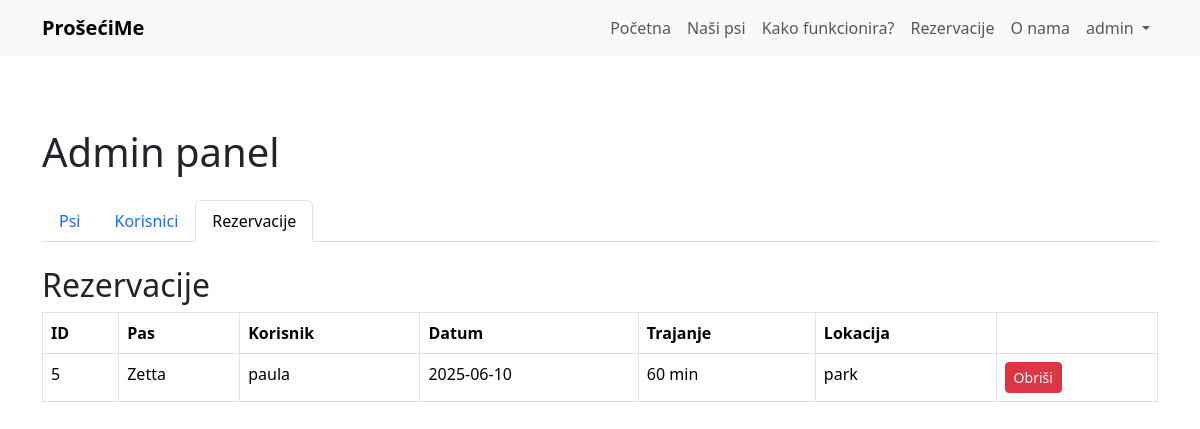
The app's page /admin.php?tab=reservations (signed in), older data.
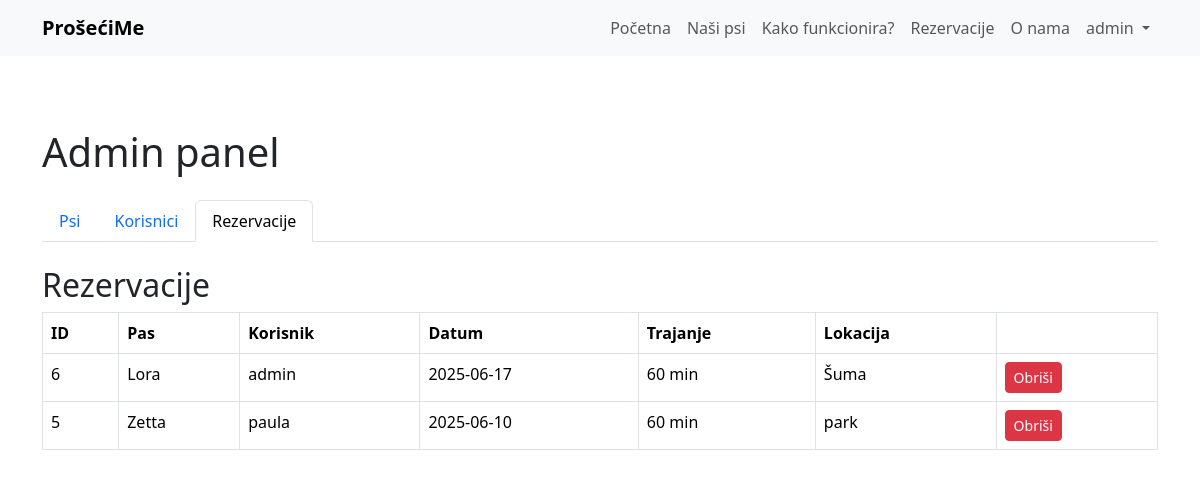
The same page, newer data.
### tables this page shows
CREATE TABLE `reservations` (
  `id` int(10) UNSIGNED NOT NULL,
  `dog_id` int(10) UNSIGNED NOT NULL,
  `reserved_for` date NOT NULL,
  `duration` int(10) UNSIGNED NOT NULL DEFAULT 60,
  `location` varchar(50) NOT NULL,
  `reserved_by_user` int(10) UNSIGNED DEFAULT NULL,
  `created_at` timestamp NOT NULL DEFAULT current_timestamp()
);

CREATE TABLE `dogs` (
  `id` int(10) UNSIGNED NOT NULL,
  `name` varchar(100) NOT NULL,
  `breed` varchar(100) NOT NULL,
  `dob` date NOT NULL,
  `temperament` varchar(50) NOT NULL,
  `image` varchar(255) NOT NULL,
  `durations` varchar(100) NOT NULL DEFAULT '60',
  `locations` varchar(100) NOT NULL DEFAULT 'park'
);

CREATE TABLE `users` (
  `id` int(10) UNSIGNED NOT NULL,
  `username` varchar(50) NOT NULL,
  `password_hash` varchar(255) NOT NULL,
  `is_admin` tinyint(1) NOT NULL DEFAULT 0,
  `created_at` timestamp NOT NULL DEFAULT current_timestamp(),
  `role` enum('user','admin') NOT NULL DEFAULT 'user'
);

### admin.php (the view, shortened to what this page needs)
<?php
require_once __DIR__ . '/config/config.php';
$tab = $_GET['tab'] ?? 'dogs';
$dogs = $pdo->query('SELECT * FROM dogs')->fetchAll();
$reservations = $pdo->query('SELECT r.id,d.name,u.username,r.reserved_for,r.duration,r.location FROM reservations r JOIN dogs d ON r.dog_id=d.id LEFT JOIN users u ON r.reserved_by_user=u.id ORDER BY r.reserved_for DESC')->fetchAll();
?>
<!DOCTYPE html>
<html lang="hr">
<head>
<link href="https://cdn.jsdelivr.net/npm/bootstrap@5.3.2/dist/css/bootstrap.min.css" rel="stylesheet">
</head>
<body>
<?php include __DIR__.'/elementi/nav.php'; ?>
<div class="container py-5">
<h1 class="mb-4">Admin panel</h1>
<ul class="nav nav-tabs mb-4">
  <li class="nav-item"><a class="nav-link <?= $tab==='dogs'?'active':'' ?>" href="?tab=dogs">Psi</a></li>
  <li class="nav-item"><a class="nav-link <?= $tab==='users'?'active':'' ?>" href="?tab=users">Korisnici</a></li>
  <li class="nav-item"><a class="nav-link <?= $tab==='reservations'?'active':'' ?>" href="?tab=reservations">Rezervacije</a></li>
</ul>
<?php if($tab==='dogs'): ?>
  <h2>Upravljanje psima</h2>
  <p><a href="dog_form.php" class="btn btn-sm btn-success">Dodaj psa</a></p>
  <table class="table table-bordered">
  <thead><tr><th>ID</th><th>Ime</th><th>Pasmina</th><th>Akcije</th></tr></thead>
  <tbody>
  <?php foreach($dogs as $d): ?>
    <tr>
      <td><?= $d['id'] ?></td>
      <td><?= htmlspecialchars($d['name']) ?></td>
      <td><?= htmlspecialchars($d['breed']) ?></td>
      <td>
        <a href="dog_form.php?id=<?= $d['id'] ?>" class="btn btn-sm btn-secondary">Uredi</a>
        <form method="post" class="d-inline">
          <button name="delete_dog" value="<?= $d['id'] ?>" class="btn btn-sm btn-danger" onclick="return confirm('Brisanje?')">Obriši</button>
        </form>
      </td>
    </tr>
  <?php endforeach; ?>
  </tbody></table>
<?php else: ?>
  <h2>Rezervacije</h2>
  <table class="table table-bordered">
  <thead><tr><th>ID</th><th>Pas</th><th>Korisnik</th><th>Datum</th><th>Trajanje</th><th>Lokacija</th><th></th></tr></thead>
  <tbody>
  <?php foreach($reservations as $r): ?>
    <tr>
      <td><?= $r['id'] ?></td>
      <td><?= htmlspecialchars($r['name']) ?></td>
      <td><?= htmlspecialchars($r['username'] ?? '') ?></td>
      <td><?= htmlspecialchars($r['reserved_for']) ?></td>
      <td><?= (int)$r['duration'] ?> min</td>
      <td><?= htmlspecialchars($r['location']) ?></td>
      <td>
        <form method="post" class="d-inline">
          <button name="delete_res" value="<?= $r['id'] ?>" class="btn btn-sm btn-danger" onclick="return confirm('Brisanje?')">Obriši</button>
        </form>
      </td>
    </tr>
  <?php endforeach; ?>
  </tbody></table>
<?php endif; ?>
</div>
</body>
</html>

### elementi/nav.php (shortened to what this page needs)
<?php
$current = basename($_SERVER['PHP_SELF']);
$user    = $_SESSION['username'] ?? null;
?>
<nav class="navbar navbar-expand-lg navbar-light bg-light mb-4">
  <div class="container">
    <a class="navbar-brand fw-bold" href="index.php">ProšećiMe</a>
    <div class="collapse navbar-collapse" id="mainNav">
      <ul class="navbar-nav ms-auto mb-2 mb-lg-0">
        <?php
          $links = [
            'index.php'       => 'Početna',
            'psi.php'         => 'Naši psi',
            'kako.php'        => 'Kako funkcionira?',
            'rezervacije.php' => 'Rezervacije',
            'onama.php'       => 'O nama'
          ];
          foreach ($links as $file => $title) {
            $active = ($current === $file) ? 'active' : '';
            echo "<li class='nav-item'><a class='nav-link $active' href='$file'>$title</a></li>";
          }
        ?>
        <?php if ($user): ?>
          <li class="nav-item dropdown">
            <a class="nav-link dropdown-toggle" href="#" id="userMenu" role="button" data-bs-toggle="dropdown" aria-expanded="false">
              <?= htmlspecialchars($user) ?>
            </a>
          </li>
        <?php else: ?>
          <li class="nav-item"><a class="nav-link <?= ($current==='prijava.php'?'active':'') ?>" href="prijava.php">Prijava</a></li>
        <?php endif; ?>
      </ul>
    </div>
  </div>
</nav>

Row changes from the older to the newer data that the page shows:
added reservations: id "6", dog.name "Lora", reserved_by_user.username "admin", reserved_for "2025-06-17", duration "60", location "Šuma"
